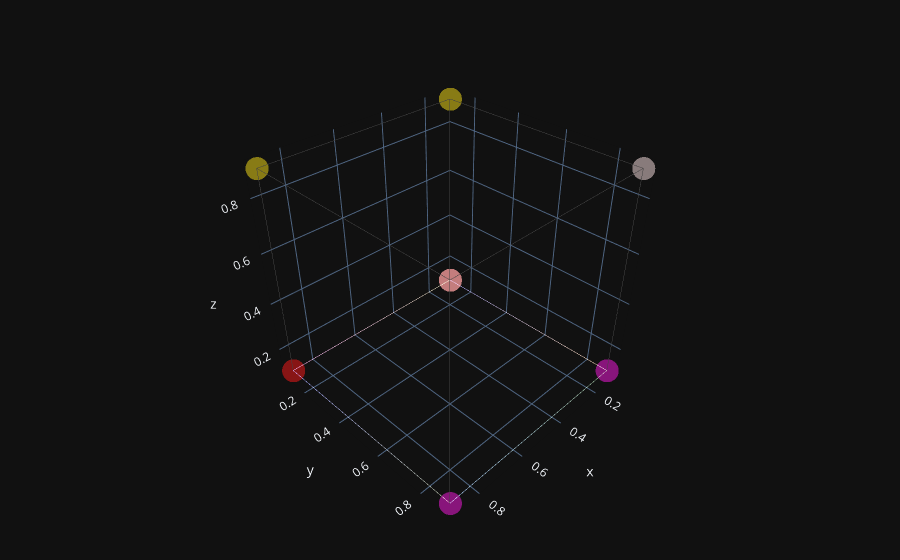

Source (notebook cell):
### Code cell
# test file loading json
# loaded = Project.load_from_json_file("tmp/cube_project.json")

# visualize_project(loaded, "default")

### Figure 1 — Plotly figure (JSON) as saved in the notebook; plotly's stock layout.template omitted (floating-point values rounded to 4 significant figures)
{"data": [{"customdata": [0, 1, 2, 3, 4, 5, 6, 7], "hoverinfo": "text", "hoverlabel": {"align": "left", "bgcolor": "rgba(0,0,0,0.8)", "font": {"size": 12}}, "marker": {"color": ["rgb(255,25,25)", "rgb(255,25,25)", "rgb(255,25,229)", "rgb(255,25,229)", "rgb(255,229,25)", "rgb(255,229,25)", "rgb(255,229,229)", "rgb(255,229,229)"], "line": {"width": 0}, "opacity": 0.5, "size": 8, "sizemode": "diameter"}, "mode": "markers", "name": "Nodes", "text": ["Node ID: 0<br>X: 0.10<br>Y: 0.10<br>Z: 0.10<br>Incoming Links: 1<br>Outgoing Links: 2<br>avg_position: 0.10<br>name: front bottom left", "Node ID: 1<br>X: 0.90<br>Y: 0.10<br>Z: 0.10<br>Incoming Links: 1<br>Outgoing Links: 2<br>avg_position: 0.37<br>name: front bottom right", "Node ID: 2<br>X: 0.10<br>Y: 0.90<br>Z: 0.10<br>Incoming Links: 1<br>Outgoing Links: 2<br>avg_position: 0.37<br>name: front top left", "Node ID: 3<br>X: 0.90<br>Y: 0.90<br>Z: 0.10<br>Incoming Links: 1<br>Outgoing Links: 2<br>avg_position: 0.63<br>name: front top right", "Node ID: 4<br>X: 0.10<br>Y: 0.10<br>Z: 0.90<br>Incoming Links: 2<br>Outgoing Links: 1<br>avg_position: 0.37<br>name: back bottom left", "Node ID: 5<br>X: 0.90<br>Y: 0.10<br>Z: 0.90<br>Incoming Links: 2<br>Outgoing Links: 1<br>avg_position: 0.63<br>name: back bottom right", "Node ID: 6<br>X: 0.10<br>Y: 0.90<br>Z: 0.90<br>Incoming Links: 2<br>Outgoing Links: 1<br>avg_position: 0.63<br>name: back top left", "Node ID: 7<br>X: 0.90<br>Y: 0.90<br>Z: 0.90<br>Incoming Links: 2<br>Outgoing Links: 1<br>avg_position: 0.90<br>name: back top right"], "type": "scatter3d", "visible": true, "x": [0.1, 0.9, 0.1, 0.9, 0.1, 0.9, 0.1, 0.9], "y": [0.1, 0.1, 0.9, 0.9, 0.1, 0.1, 0.9, 0.9], "z": [0.1, 0.1, 0.1, 0.1, 0.9, 0.9, 0.9, 0.9]}, {"hoverinfo": "none", "line": {"color": ["rgba(212,210,172,0.5604395604395604)", "rgba(248,176,239,0.5604395604395604)", "rgba(128,172,169,0.5604395604395604)", "rgba(156,160,254,0.5604395604395604)", "rgba(185,194,166,0.5604395604395604)", "rgba(249,187,203,0.5604395604395604)", "rgba(165,201,245,0.5604395604395604)", "rgba(155,188,150,0.5604395604395604)", "rgba(232,219,255,0.5604395604395604)", "rgba(253,217,181,0.5604395604395604)", "rgba(157,155,240,0.5604395604395604)", "rgba(181,165,174,0.5604395604395604)"], "width": 1}, "mode": "lines", "name": "Links", "type": "scatter3d", "x": [0.1, 0.9, null, 0.9, 0.9, null, 0.9, 0.1, null, 0.1, 0.1, null, 0.1, 0.9, null, 0.9, 0.9, null, 0.9, 0.1, null, 0.1, 0.1, null, 0.1, 0.1, null, 0.9, 0.9, null, 0.1, 0.1, null, 0.9, 0.9, null], "y": [0.1, 0.1, null, 0.1, 0.9, null, 0.9, 0.9, null, 0.9, 0.1, null, 0.1, 0.1, null, 0.1, 0.9, null, 0.9, 0.9, null, 0.9, 0.1, null, 0.1, 0.1, null, 0.1, 0.1, null, 0.9, 0.9, null, 0.9, 0.9, null], "z": [0.1, 0.1, null, 0.1, 0.1, null, 0.1, 0.1, null, 0.1, 0.1, null, 0.9, 0.9, null, 0.9, 0.9, null, 0.9, 0.9, null, 0.9, 0.9, null, 0.1, 0.9, null, 0.1, 0.9, null, 0.1, 0.9, null, 0.1, 0.9, null]}], "layout": {"margin": {"b": 0, "l": 0, "r": 0, "t": 0}, "scene": {"aspectmode": "data", "camera": {"center": {"x": 0, "y": 0, "z": 0}, "eye": {"x": 1.5, "y": 1.5, "z": 1.5}, "up": {"x": 0, "y": 0, "z": 1}}, "dragmode": "orbit", "xaxis": {"autorange": true, "showspikes": false}, "yaxis": {"autorange": true, "showspikes": false}, "zaxis": {"autorange": true, "showspikes": false}}, "showlegend": false, "uirevision": true}}
